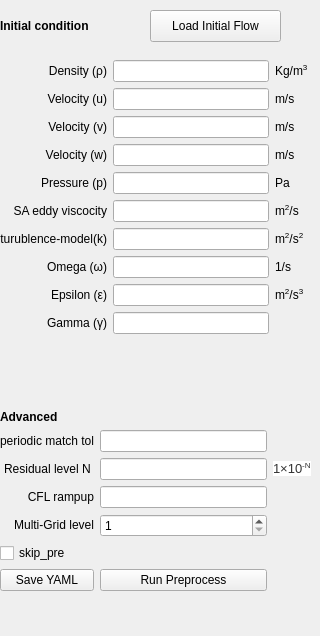
             <widget class="QWidget" name="solver">
              <widget class="QWidget" name="gridLayoutWidget_2">
               <property name="geometry">
                <rect>
                 <x>0</x>
                 <y>60</y>
                 <width>309</width>
                 <height>334</height>
                </rect>
               </property>
               <layout class="QGridLayout" name="GridLayoutFlow">
                <item row="22" column="0">
                 <widget class="QLabel" name="gamma_label">
                  <property name="text">
                   <string>&lt;html&gt;&lt;head/&gt;&lt;body&gt;&lt;p align=&quot;right&quot;&gt;Gamma (γ)&lt;/p&gt;&lt;/body&gt;&lt;/html&gt;</string>
                  </property>
                 </widget>
                </item>
                <item row="17" column="1">
                 <widget class="QLineEdit" name="p_lineEdit">
                  <property name="text">
                   <string/>
                  </property>
                 </widget>
                </item>
                <item row="19" column="2">
                 <widget class="QLabel" name="k_unit_label">
                  <property name="text">
                   <string>&lt;html&gt;&lt;head/&gt;&lt;body&gt;&lt;p&gt;m&lt;span style=&quot; vertical-align:super;&quot;&gt;2&lt;/span&gt;/s&lt;span style=&quot; vertical-align:super;&quot;&gt;2&lt;/span&gt;&lt;/p&gt;&lt;/body&gt;&lt;/html&gt;</string>
                  </property>
                 </widget>
                </item>
                <item row="15" column="0">
                 <widget class="QLabel" name="v_label">
                  <property name="text">
                   <string>&lt;html&gt;&lt;head/&gt;&lt;body&gt;&lt;p align=&quot;right&quot;&gt;Velocity (v)&lt;/p&gt;&lt;/body&gt;&lt;/html&gt;</string>
                  </property>
                 </widget>
                </item>
                <item row="18" column="0">
                 <widget class="QLabel" name="sa_label">
                  <property name="text">
                   <string>&lt;html&gt;&lt;head/&gt;&lt;body&gt;&lt;p align=&quot;right&quot;&gt;SA eddy viscocity&lt;/p&gt;&lt;/body&gt;&lt;/html&gt;</string>
                  </property>
                 </widget>
                </item>
                <item row="15" column="1">
                 <widget class="QLineEdit" name="v_lineEdit">
                  <property name="text">
                   <string/>
                  </property>
                 </widget>
                </item>
                <item row="16" column="2">
                 <widget class="QLabel" name="label_unit_w">
                  <property name="text">
                   <string>&lt;html&gt;&lt;head/&gt;&lt;body&gt;&lt;p&gt;m/s &lt;/p&gt;&lt;/body&gt;&lt;/html&gt;</string>
                  </property>
                 </widget>
                </item>
                <item row="20" column="0">
                 <widget class="QLabel" name="omega_label">
                  <property name="text">
                   <string>&lt;html&gt;&lt;head/&gt;&lt;body&gt;&lt;p align=&quot;right&quot;&gt;Omega (ω)&lt;/p&gt;&lt;/body&gt;&lt;/html&gt;</string>
                  </property>
                 </widget>
                </item>
                <item row="17" column="2">
                 <widget class="QLabel" name="pressure_unit_label">
                  <property name="text">
                   <string>&lt;html&gt;&lt;head/&gt;&lt;body&gt;&lt;p&gt;Pa &lt;/p&gt;&lt;/body&gt;&lt;/html&gt;</string>
                  </property>
                 </widget>
                </item>
                <item row="15" column="2">
                 <widget class="QLabel" name="label_unit_v">
                  <property name="text">
                   <string>&lt;html&gt;&lt;head/&gt;&lt;body&gt;&lt;p&gt;m/s &lt;/p&gt;&lt;/body&gt;&lt;/html&gt;</string>
                  </property>
                 </widget>
                </item>
                <item row="21" column="1">
                 <widget class="QLineEdit" name="epsilon_lineEdit">
                  <property name="text">
                   <string/>
                  </property>
                 </widget>
                </item>
                <item row="28" column="0">
                 <spacer name="verticalSpacer_4">
                  <property name="orientation">
                   <enum>Qt::Vertical</enum>
                  </property>
                  <property name="sizeHint" stdset="0">
                   <size>
                    <width>20</width>
                    <height>40</height>
                   </size>
                  </property>
                 </spacer>
                </item>
                <item row="22" column="1">
                 <widget class="QLineEdit" name="gamma_lineEdit">
                  <property name="text">
                   <string/>
                  </property>
                 </widget>
                </item>
                <item row="19" column="1">
                 <widget class="QLineEdit" name="k_lineEdit">
                  <property name="text">
                   <string/>
                  </property>
                 </widget>
                </item>
                <item row="1" column="1">
                 <widget class="QLineEdit" name="rho_lineEdit">
                  <property name="text">
                   <string/>
                  </property>
                 </widget>
                </item>
                <item row="20" column="2">
                 <widget class="QLabel" name="omega_unit_label">
                  <property name="text">
                   <string>&lt;html&gt;&lt;head/&gt;&lt;body&gt;&lt;p&gt;1/s&lt;/p&gt;&lt;/body&gt;&lt;/html&gt;</string>
                  </property>
                 </widget>
                </item>
                <item row="14" column="2">
                 <widget class="QLabel" name="label_unit_u">
                  <property name="text">
                   <string>&lt;html&gt;&lt;head/&gt;&lt;body&gt;&lt;p&gt;m/s &lt;/p&gt;&lt;/body&gt;&lt;/html&gt;</string>
                  </property>
                 </widget>
                </item>
                <item row="1" column="0">
                 <widget class="QLabel" name="rho_label">
                  <property name="text">
                   <string>&lt;html&gt;&lt;head/&gt;&lt;body&gt;&lt;p align=&quot;right&quot;&gt;Density (ρ)&lt;/p&gt;&lt;/body&gt;&lt;/html&gt;</string>
                  </property>
                 </widget>
                </item>
                <item row="21" column="0">
                 <widget class="QLabel" name="epsilon_label">
                  <property name="text">
                   <string>&lt;html&gt;&lt;head/&gt;&lt;body&gt;&lt;p align=&quot;right&quot;&gt;Epsilon (ε)&lt;/p&gt;&lt;/body&gt;&lt;/html&gt;</string>
                  </property>
                 </widget>
                </item>
                <item row="18" column="2">
                 <widget class="QLabel" name="sa_unit_label">
                  <property name="text">
                   <string>&lt;html&gt;&lt;head/&gt;&lt;body&gt;&lt;p&gt;m&lt;span style=&quot; vertical-align:super;&quot;&gt;2&lt;/span&gt;/s&lt;/p&gt;&lt;/body&gt;&lt;/html&gt;</string>
                  </property>
                 </widget>
                </item>
                <item row="1" column="2">
                 <widget class="QLabel" name="label_unit_density">
                  <property name="text">
                   <string>&lt;html&gt;&lt;head/&gt;&lt;body&gt;&lt;p&gt;Kg/m&lt;span style=&quot; vertical-align:super;&quot;&gt;3&lt;/span&gt;&lt;/p&gt;&lt;/body&gt;&lt;/html&gt;</string>
                  </property>
                 </widget>
                </item>
                <item row="14" column="0">
                 <widget class="QLabel" name="u_label">
                  <property name="text">
                   <string>&lt;html&gt;&lt;head/&gt;&lt;body&gt;&lt;p align=&quot;right&quot;&gt;Velocity (u)&lt;/p&gt;&lt;/body&gt;&lt;/html&gt;</string>
                  </property>
                 </widget>
                </item>
                <item row="19" column="0">
                 <widget class="QLabel" name="k_label">
                  <property name="text">
                   <string>&lt;html&gt;&lt;head/&gt;&lt;body&gt;&lt;p align=&quot;right&quot;&gt;turublence-model(k)&lt;/p&gt;&lt;/body&gt;&lt;/html&gt;</string>
                  </property>
                 </widget>
                </item>
                <item row="17" column="0">
                 <widget class="QLabel" name="p_label">
                  <property name="text">
                   <string>&lt;html&gt;&lt;head/&gt;&lt;body&gt;&lt;p align=&quot;right&quot;&gt;Pressure (p)&lt;/p&gt;&lt;/body&gt;&lt;/html&gt;</string>
                  </property>
                 </widget>
                </item>
                <item row="14" column="1">
                 <widget class="QLineEdit" name="u_lineEdit">
                  <property name="text">
                   <string/>
                  </property>
                 </widget>
                </item>
                <item row="16" column="0">
                 <widget class="QLabel" name="w_labe">
                  <property name="text">
                   <string>&lt;html&gt;&lt;head/&gt;&lt;body&gt;&lt;p align=&quot;right&quot;&gt;Velocity (w)&lt;/p&gt;&lt;/body&gt;&lt;/html&gt;</string>
                  </property>
                 </widget>
                </item>
                <item row="20" column="1">
                 <widget class="QLineEdit" name="omega_lineEdit">
                  <property name="text">
                   <string/>
                  </property>
                 </widget>
                </item>
                <item row="21" column="2">
                 <widget class="QLabel" name="epsilon_unit_label">
                  <property name="text">
                   <string>&lt;html&gt;&lt;head/&gt;&lt;body&gt;&lt;p&gt;m&lt;span style=&quot; vertical-align:super;&quot;&gt;2&lt;/span&gt;/s&lt;span style=&quot; vertical-align:super;&quot;&gt;3&lt;/span&gt;&lt;/p&gt;&lt;/body&gt;&lt;/html&gt;</string>
                  </property>
                 </widget>
                </item>
                <item row="16" column="1">
                 <widget class="QLineEdit" name="w_lineEdit">
                  <property name="text">
                   <string/>
                  </property>
                 </widget>
                </item>
                <item row="18" column="1">
                 <widget class="QLineEdit" name="sa_lineEdit">
                  <property name="text">
                   <string/>
                  </property>
                 </widget>
                </item>
               </layout>
              </widget>
              <widget class="QWidget" name="gridLayoutWidget">
               <property name="geometry">
                <rect>
                 <x>0</x>
                 <y>410</y>
                 <width>311</width>
                 <height>217</height>
                </rect>
               </property>
               <layout class="QGridLayout" name="gridLayout_advanced">
                <item row="1" column="0">
                 <widget class="QLabel" name="period_match_label">
                  <property name="text">
                   <string>&lt;html&gt;&lt;head/&gt;&lt;body&gt;&lt;p align=&quot;right&quot;&gt;periodic match tol&lt;/p&gt;&lt;/body&gt;&lt;/html&gt;</string>
                  </property>
                 </widget>
                </item>
                <item row="2" column="2">
                 <widget class="QLabel" name="residual_unit">
                  <property name="text">
                   <string>&lt;html&gt;&lt;head/&gt;&lt;body&gt;&lt;p&gt;&lt;span style=&quot; font-family:'Arial','sans-serif'; font-size:13px; color:#333333; background-color:#ffffff;&quot;&gt;1×10&lt;/span&gt;&lt;span style=&quot; font-family:'Arial','sans-serif'; font-size:13px; color:#333333; background-color:#ffffff; vertical-align:super;&quot;&gt;-N&lt;/span&gt;&lt;/p&gt;&lt;/body&gt;&lt;/html&gt;</string>
                  </property>
                 </widget>
                </item>
                <item row="1" column="1">
                 <widget class="QLineEdit" name="period_match_lineEdit">
                  <property name="text">
                   <string/>
                  </property>
                 </widget>
                </item>
                <item row="3" column="0">
                 <widget class="QLabel" name="CFL_ramp_label">
                  <property name="text">
                   <string>&lt;html&gt;&lt;head/&gt;&lt;body&gt;&lt;p align=&quot;right&quot;&gt;CFL rampup&lt;/p&gt;&lt;/body&gt;&lt;/html&gt;</string>
                  </property>
                 </widget>
                </item>
                <item row="0" column="0">
                 <widget class="QLabel" name="label_5">
                  <property name="text">
                   <string>&lt;html&gt;&lt;head/&gt;&lt;body&gt;&lt;p&gt;&lt;span style=&quot; font-weight:700;&quot;&gt;Advanced&lt;/span&gt;&lt;/p&gt;&lt;/body&gt;&lt;/html&gt;</string>
                  </property>
                 </widget>
                </item>
                <item row="4" column="0">
                 <widget class="QLabel" name="MG_level_label">
                  <property name="text">
                   <string>&lt;html&gt;&lt;head/&gt;&lt;body&gt;&lt;p align=&quot;right&quot;&gt;Multi-Grid level&lt;/p&gt;&lt;/body&gt;&lt;/html&gt;</string>
                  </property>
                 </widget>
                </item>
                <item row="6" column="1">
                 <widget class="QPushButton" name="run_pre_process">
                  <property name="text">
                   <string>Run Preprocess</string>
                  </property>
                 </widget>
                </item>
                <item row="6" column="0">
                 <widget class="QPushButton" name="saveYAMLButton">
                  <property name="text">
                   <string>Save YAML</string>
                  </property>
                 </widget>
                </item>
                <item row="4" column="1">
                 <widget class="QSpinBox" name="mg_level_spinBox">
                  <property name="minimum">
                   <number>1</number>
                  </property>
                  <property name="maximum">
                   <number>10</number>
                  </property>
                 </widget>
                </item>
                <item row="3" column="1">
                 <widget class="QLineEdit" name="CFL_ramp_lineEdit">
                  <property name="text">
                   <string/>
                  </property>
                 </widget>
                </item>
                <item row="2" column="1">
                 <widget class="QLineEdit" name="residual_lineEdit">
                  <property name="text">
                   <string/>
                  </property>
                 </widget>
                </item>
                <item row="2" column="0">
                 <widget class="QLabel" name="CFL_ramp_label_2">
                  <property name="text">
                   <string>&lt;html&gt;&lt;head/&gt;&lt;body&gt;&lt;p align=&quot;right&quot;&gt;Residual level N &lt;/p&gt;&lt;/body&gt;&lt;/html&gt;</string>
                  </property>
                 </widget>
                </item>
                <item row="7" column="1">
                 <spacer name="verticalSpacer_5">
                  <property name="orientation">
                   <enum>Qt::Vertical</enum>
                  </property>
                  <property name="sizeHint" stdset="0">
                   <size>
                    <width>20</width>
                    <height>40</height>
                   </size>
                  </property>
                 </spacer>
                </item>
                <item row="5" column="0">
                 <widget class="QCheckBox" name="skip_pre_checkBox">
                  <property name="text">
                   <string>skip_pre</string>
                  </property>
                 </widget>
                </item>
               </layout>
              </widget>
              <widget class="QLabel" name="label_monitor">
               <property name="geometry">
                <rect>
                 <x>0</x>
                 <y>0</y>
                 <width>108</width>
                 <height>53</height>
                </rect>
               </property>
               <property name="text">
                <string>&lt;html&gt;&lt;head/&gt;&lt;body&gt;&lt;p&gt;&lt;span style=&quot; font-weight:700;&quot;&gt;Initial condition&lt;/span&gt;&lt;/p&gt;&lt;/body&gt;&lt;/html&gt;</string>
               </property>
              </widget>
              <widget class="QPushButton" name="load_steady_flow">
               <property name="geometry">
                <rect>
                 <x>150</x>
                 <y>10</y>
                 <width>131</width>
                 <height>32</height>
                </rect>
               </property>
               <property name="text">
                <string>Load Initial Flow</string>
               </property>
              </widget>
             </widget>
